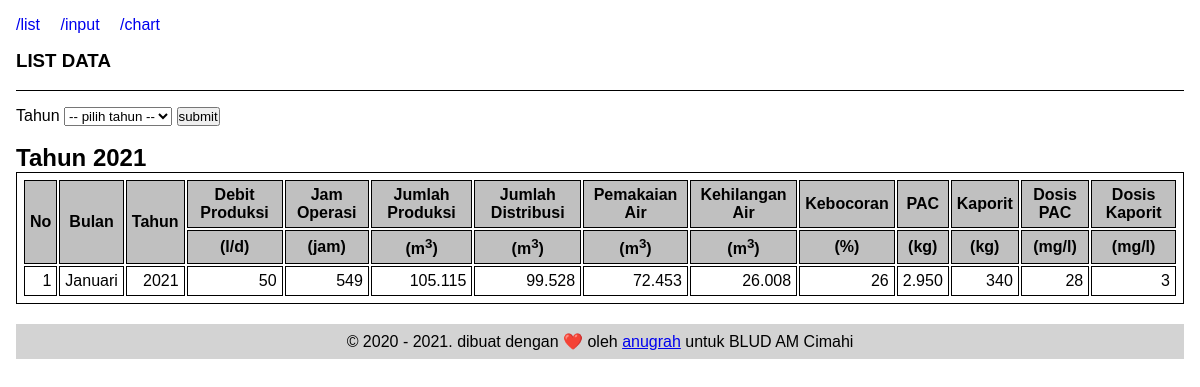
The page /dataset on the database its author committed.
### tables this page shows
CREATE TABLE `data_produksi` (
  `id` int(11) NOT NULL,
  `bulan` varchar(10) NOT NULL,
  `tahun` int(5) NOT NULL,
  `final` varchar(100) NOT NULL,
  `status` varchar(50) NOT NULL,
  `pemair` int(50) NOT NULL,
  `jumlah_produksi` int(11) NOT NULL,
  `jumlah_distribusi` int(11) NOT NULL,
  `nrw` int(11) NOT NULL,
  `jam_operasi` int(11) NOT NULL,
  `debit` int(11) NOT NULL,
  `pac` int(11) NOT NULL,
  `kaporit` int(11) NOT NULL,
  `dosis_pac` float NOT NULL,
  `dosis_kaporit` float NOT NULL,
  `kebocoran` int(2) NOT NULL
);

### app/core/Controller.php (called while the page is built, shortened)
<?php
class Controller
{
  public function view($view, $data = [])
  {
    require_once 'app/views/' . $view . '.php';
  }
  public function model($model)
  {
    return new $model;
  }
}

### app/controllers/Dataset.php (called while the page is built, shortened)
<?php
class Dataset extends Controller
{
  public function index()
  {
    $data['title'] = 'LIST DATA | ' . $this->title;
    $data['header'] = 'LIST DATA';
    $data['prodis'] = $this->model('Data_model')->chartData();
    $data['tahun'] = date("Y");
    $this->view('templates/header', $data);
    $this->view('templates/navin', $data);
    $this->view('dataset/index', $data);
    $this->view('templates/footer');
  }
}

### app/core/App.php (called while the page is built, shortened)
<?php
class App
{
  protected $controller = 'Home',
    $method = 'index',
    $params = [];
  public function __construct()
  {
    $this->controller = new $this->controller;
    call_user_func_array([$this->controller, $this->method], $this->params);
  }
}

### index.php (called while the page is built, shortened)
<?php
$app = new App();

### app/core/Database.php (called while the page is built, shortened)
<?php
class Database
{
  private $host = DB_HOST,
    $user = DB_USER,
    $pass = DB_PASS,
    $db_name = DB_NAME;
  private $dbh;
  private $stmt;
  public function __construct()
  {
    $dsn = 'mysql:host=' . $this->host . ';dbname=' . $this->db_name;
    $option = [
      PDO::ATTR_PERSISTENT => true,
      PDO::ATTR_ERRMODE => PDO::ERRMODE_EXCEPTION
    ];
    try {
      $this->dbh = new PDO($dsn, $this->user, $this->pass, $option);
    } catch (PDOException $e) {
      die($e->getMessage());
    }
  }
  public function query($query)
  {
    $this->stmt = $this->dbh->prepare($query);
  }
  public function execute()
  {
    $this->stmt->execute();
  }
  public function resultSet()
  {
    $this->execute();
    return $this->stmt->fetchAll(PDO::FETCH_ASSOC);
  }
}

### app/models/Data_model.php (called while the page is built, shortened)
<?php
class Data_model
{
  private $table = 'data_produksi',
    $db;
  public function __construct()
  {
    $this->db = new Database;
  }
  public function chartData()
  {
    $this->db->query("SELECT * FROM " . $this->table . "
     WHERE tahun = YEAR(CURRENT_DATE()) AND status = 'Final'
     ORDER BY id");
    return $this->db->resultSet();
  }
}

### app/views/dataset/index.php (the view, shortened to what this page needs)
<form action="<?= BASEURL; ?>/dataset" method="post">
  <label for="tahun">Tahun</label>
  <select name="tahun" id="select-tahun-list" class="select-tahun">
    <option>-- pilih tahun --</option>
  </select>
  <button id="button-tahun-list">submit</button>
</form>
<br>
<h2>Tahun <?= $data['tahun']; ?></h2>
<table>
  <thead>
    <tr>
      <th rowspan="2">No</th>
      <th rowspan="2">Bulan</th>
      <th rowspan="2">Tahun</th>
      <th>Debit Produksi</th>
      <th>Jam Operasi</th>
      <th>Jumlah Produksi</th>
      <th>Jumlah Distribusi</th>
      <th>Pemakaian Air</th>
      <th>Kehilangan Air</th>
      <th>Kebocoran</th>
      <th>PAC</th>
      <th>Kaporit</th>
      <th>Dosis PAC</th>
      <th>Dosis Kaporit</th>
    </tr>
    <tr>
      <th>&lpar;l&sol;d&rpar;</th>
      <th>&lpar;jam&rpar;</th>
      <th>&lpar;m<sup>3</sup>&rpar;</th>
      <th>&lpar;m<sup>3</sup>&rpar;</th>
      <th>&lpar;m<sup>3</sup>&rpar;</th>
      <th>&lpar;m<sup>3</sup>&rpar;</th>
      <th>&lpar;&percnt;&rpar;</th>
      <th>&lpar;kg&rpar;</th>
      <th>&lpar;kg&rpar;</th>
      <th>&lpar;mg&sol;l&rpar;</th>
      <th>&lpar;mg&sol;l&rpar;</th>
    </tr>
  </thead>
  <?php
  $no = 1;
  foreach ($data['prodis'] as $prodis) :
  ?>
    <tr>
      <td class="align-right"><?= $no++; ?></td>
      <td><?= $prodis['bulan']; ?></td>
      <td class="align-right"><?= $prodis['tahun']; ?></td>
      <td class="align-right"><?= $prodis['debit']; ?></td>
      <td class="align-right"><?= number_format($prodis['jam_operasi'], 0, ",", "."); ?></td>
      <td class="align-right"><?= number_format($prodis['jumlah_produksi'], 0, ",", "."); ?></td>
      <td class="align-right"><?= number_format($prodis['jumlah_distribusi'], 0, ",", "."); ?></td>
      <td class="align-right"><?= number_format($prodis['pemair'], 0, ",", "."); ?></td>
      <td class="align-right"><?= number_format($prodis['nrw'], 0, ",", "."); ?></td>
      <td class="align-right"><?= $prodis['kebocoran']; ?></td>
      <td class="align-right"><?= number_format($prodis['pac'], 0, ",", "."); ?></td>
      <td class="align-right"><?= number_format($prodis['kaporit'], 0, ",", "."); ?></td>
      <td class="align-right"><?= number_format($prodis['dosis_pac'], 0, ",", "."); ?></td>
      <td class="align-right"><?= number_format($prodis['dosis_kaporit'], 0, ",", "."); ?></td>
    </tr>
  <?php endforeach; ?>
</table>

### app/views/templates/header.php (shortened to what this page needs)
<!DOCTYPE html>
<html lang="id">
<head>
  <link rel="stylesheet" href="<?= BASEURL; ?>/public/css/style.css">
</head>
<body>

### app/views/templates/navin.php
<header id="head">
  <nav>
    <ul>
      <li><a href="<?= BASEURL; ?>/dataset">/list</a></li>
      <li><a href="<?= BASEURL; ?>/dataset/input">/input</a></li>
      <li><a href="<?= BASEURL; ?>">/chart</a></li>
    </ul>
  </nav>
  <h3><?= $data['header']; ?></h3>
  <br>
</header>

### app/views/templates/footer.php (shortened to what this page needs)
<footer>
  <p>&copy; 2020 - <span class="footer-year"></span>. dibuat dengan ❤️ oleh <a href="https://anugrah.club">anugrah</a> untuk BLUD AM Cimahi</p>
</footer>
</body>
</html>

### public/css/style.css (style rules this page uses)
* { padding: 0; margin: 0; }
body { margin: 1em 1em 0 1em; font-family: Arial, Helvetica, sans-serif; }
header { margin-bottom: 1em; border-bottom: 1px solid black; }
nav ul { margin: 1em 0 1em 0; }
nav ul li { list-style: none; display: inline; margin-right: 1em; }
nav ul li a { text-decoration: none; }
footer { padding: 0.5em; bottom: 0; text-align: center; background-color: lightgrey; }
table, tr, td, th { border: 1px solid black; padding: 5px; margin-bottom: 20px; }
table thead { background-color: #c0c0c0; }
td.align-right { text-align: right; }

### rows shown on the page
data_produksi: bulan "Januari", tahun "2021", debit "50", jam_operasi "549", jumlah_produksi "105.115", jumlah_distribusi "99.528", pemair "72.453", nrw "26.008", kebocoran "26", pac "2.950", kaporit "340", dosis_pac "28", dosis_kaporit "3"

### other values the page prints
$data['header'] "LIST DATA"
$data['tahun'] "2021"
